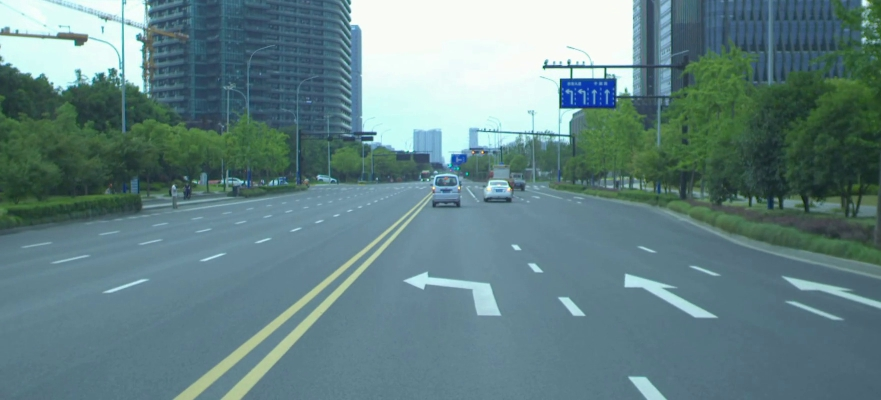
#> input picture Dataset/2018-07-09-16-11-56_2018-07-09-16-11-56-702-left.jpg, 881 x 400 px
$ jupyter execute --allow-errors 'Final-Project copy.ipynb'   (text cells are left out)
#> lines starting #> are read from the running program, lines starting #| are printed output that depends on the picture; pictures that were not available may be replaced by others from this repository, and a replacement may not be noted
[cell 1]
import os
import math
import matplotlib.pyplot as plt
import numpy as np
import cv2
from tqdm import tqdm
import sys
import torch
from scipy import ndimage

[cell 2]
# Import images
directory = './Dataset/'
allfiles = os.listdir(directory)

filenames = []

for filename in allfiles:
    if 'left' in filename:
        filenames.append(filename[0:filename.index('left')])

# List of files obtained

# Perform on first image for now

file = filenames[0]

left_image_name = directory + file + 'left.jpg'
right_image_name = directory+ file + 'right.jpg'
disp_image_name = directory+ file + 'disparity.png'


# Read images and convert to RGB
img_l = cv2.imread(left_image_name)
#> img_l is the input picture: shape (400, 881, 3); mean B, G, R 133.5, 131.2, 101
img_r = cv2.imread(right_image_name)
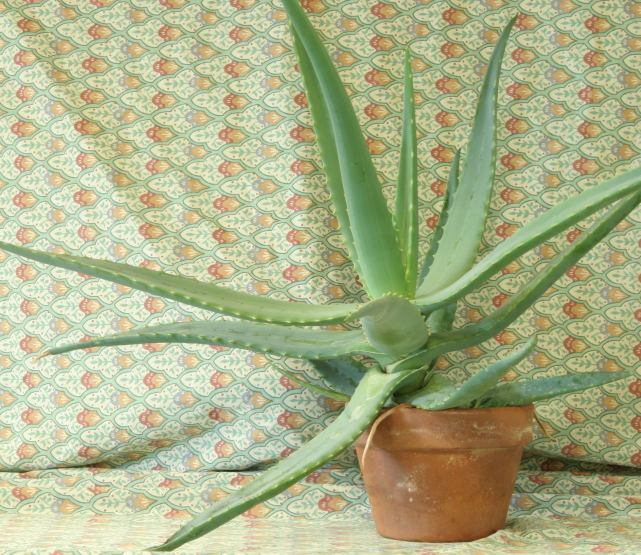
#> input picture Workshop8/aloeL.jpeg, 1282 x 1110 px, given in place of 2018-07-09-16-11-56_2018-07-09-16-11-56-702-right.jpg, which was not available (shown at 1/2 size)
#> img_r is the input picture: shape (1110, 1282, 3); mean B, G, R 136.6, 177.2, 171.2

# Grey images
img_l_grey_full = np.int32(cv2.cvtColor(img_l, cv2.COLOR_BGR2GRAY))
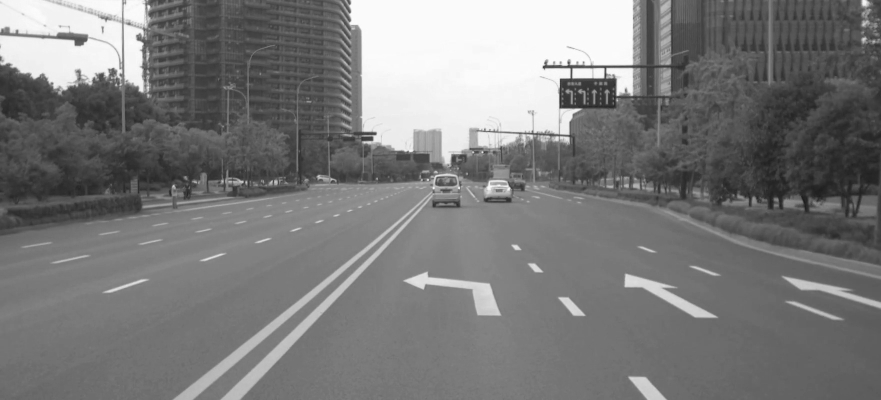
#> img_l_grey_full: shape (400, 881) int32; min 29, max 254, mean 122.5
img_r_grey_full = np.int32(cv2.cvtColor(img_r, cv2.COLOR_BGR2GRAY))
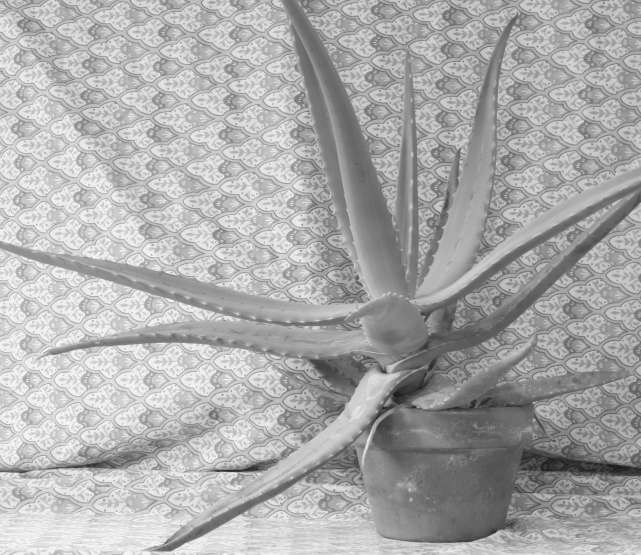
#> img_r_grey_full: shape (1110, 1282) int32 (shown at 1/2 size); min 18, max 253, mean 170.8
img_l_grey = img_l_grey_full
img_r_grey = img_r_grey_full

img_l = img_l[...,::-1]
img_r = img_r[...,::-1]


img_d = cv2.imread(disp_image_name,-1)/256.0
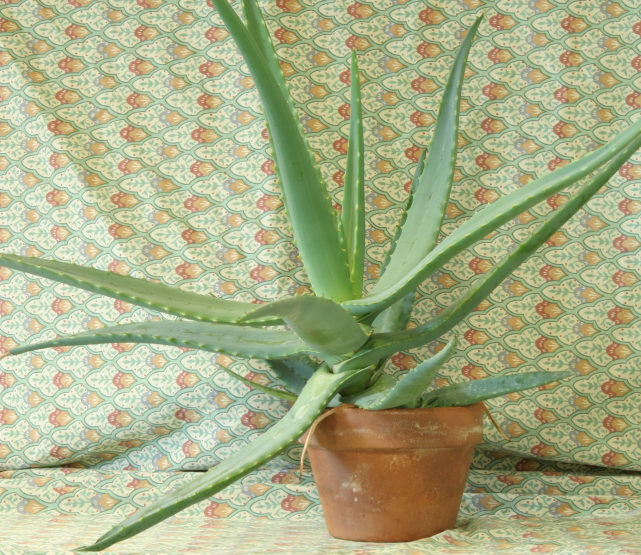
#> input picture Workshop8/aloeR.jpeg, 1282 x 1110 px, given in place of 2018-07-09-16-11-56_2018-07-09-16-11-56-702-disparity.png, which was not available (shown at 1/2 size)
# img_d = np.int32(cv2.cvtColor(img_d, cv2.COLOR_BGR2GRAY))

# print(img_)
plt.imshow(img_d)

# note: can perform downscaling of the images to speed up computation at the cost of quality degradation
scale_percentage = 70

width = int(img_l_grey_full.shape[1] * scale_percentage / 100)
#> width = 616
height = int(img_l_grey_full.shape[0] * scale_percentage / 100)
#> height = 280
dim = (width, height)
#> dim = (616, 280)

img_l_grey = np.int32(cv2.resize(img_l_grey_full.astype('float32'), dim, interpolation = cv2.INTER_AREA))
img_r_grey = np.int32(cv2.resize(img_r_grey_full.astype('float32'), dim, interpolation = cv2.INTER_AREA))
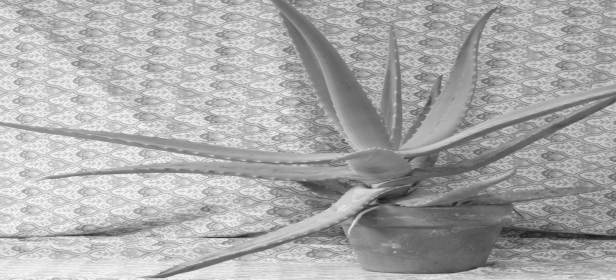
#> img_r_grey: shape (280, 616) int32; min 24, max 247, mean 170.3
img_d = np.float32(cv2.resize(img_d.astype('float32'), dim, interpolation = cv2.INTER_AREA))
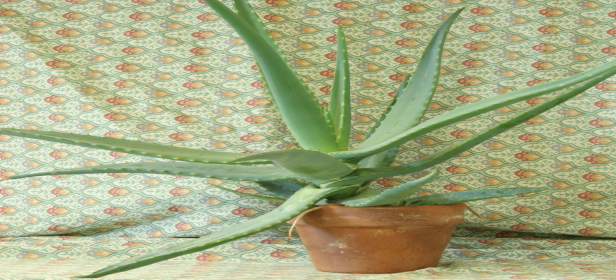
#> img_d: shape (280, 616, 3) float32; mean B, G, R 0.524, 0.68, 0.656


# Plot images
plt.subplots(1,2, figsize=(15,10))
plt.subplot(1,2,1)
plt.imshow(img_l_grey)
plt.title('Left Image')

plt.subplot(1,2,2)
plt.imshow(img_r_grey)
plt.title('Right Image')

plt.show()

[cell 3]
import torch
# print
boundary_size = 2

#> (the rest of this cell did not finish here and is left out)

[cell 4]
from skimage.graph import shortest_path, route_through_array, MCP
# Code adapted from skimage.shortest_path algorithm
def my_shortest_path(arr, reach=1, axis=-1, output_indexlist=False):
    # First: calculate the valid moves from any given position. Basically,
    # always move +1 along the given axis, and then can move anywhere within
    # a grid defined by the reach.
    if axis < 0:
        axis += arr.ndim
    offset_ind_shape = (2 * reach + 1,) * (arr.ndim - 1)
    offset_indices = np.indices(offset_ind_shape) - reach
    offset_indices = np.insert(offset_indices, axis,
                               np.ones(offset_ind_shape), axis=0)
    offset_size = np.multiply.reduce(offset_ind_shape)
    offsets = np.reshape(offset_indices, (arr.ndim, offset_size), order='F').T

    # Valid starting positions are anywhere on the hyperplane defined by
    # position 0 on the given axis. Ending positions are anywhere on the
    # hyperplane at position -1 along the same.
    non_axis_shape = arr.shape[:axis] + arr.shape[axis + 1:]
    non_axis_indices = np.indices(non_axis_shape)
    non_axis_size = np.multiply.reduce(non_axis_shape)
    start_indices = np.insert(non_axis_indices, axis,
                              np.zeros(non_axis_shape), axis=0)
    starts = np.reshape(start_indices, (arr.ndim, non_axis_size), order='F').T
    end_indices = np.insert(non_axis_indices, axis,
                            np.full(non_axis_shape, -1,
                                    dtype=non_axis_indices.dtype), axis=0)
    ends = np.reshape(end_indices, (arr.ndim, non_axis_size), order='F').T

    # Find the minimum-cost path to one of the end-points
    m = MCP(arr, offsets=offsets)

    h,w = arr.shape

    costs, traceback = m.find_costs(starts[0:1], ends[0:1], find_all_ends=True)
    # Figure out which end-point was found
    for end in ends:
        cost = costs[tuple(end)]
        if cost != np.inf:
            break
    traceback = m.traceback(end)

    if not output_indexlist:
        traceback = np.array(traceback)
        traceback = np.concatenate([traceback[:, :axis],
                                    traceback[:, axis + 1:]], axis=1)
        traceback = np.squeeze(traceback)

    return traceback, cost


#> (the rest of this cell did not finish here and is left out)

#> (a cell that did not finish here is left out)

#> (a cell that did not finish here is left out)

[cell 7]
# Optised plotting of the disparity map
h,w = img_l_grey.shape
#> h = 280; w = 616
calc_disp2 = np.zeros((h,w))
boundary_size = 2
neighbourhood_l = 200
neighbourhood_r = 50
step_size = 1
measure = "SSD"
all = []

for row_index in tqdm(range(boundary_size, len(img_l_grey)-boundary_size, step_size)):
    row = img_l_grey[row_index]
    dsi = []
    for col_index_left in range(boundary_size,len(row)-boundary_size, step_size):

        centre_l = [row_index, col_index_left]

        min_l_x = centre_l[1] - boundary_size
        max_l_x = centre_l[1] + boundary_size+1

        min_l_y = centre_l[0] - boundary_size
        max_l_y = centre_l[0] + boundary_size+1

        patch_l = img_l_grey[min_l_y:max_l_y, min_l_x:max_l_x]

        # Take horizontal window to search, ensuring values don't exceed bounds
        min_bound = boundary_size
        max_bound = len(row)-boundary_size

        # Indices of all column centres to check
        col_centres = np.arange(min_bound,max_bound)

        # Generate arrays for each column centre in steps of 1 using the boundary size, each having 2*boundary_size elements
        col_linspace = np.int32(np.transpose(np.linspace(col_centres-boundary_size, col_centres+boundary_size, 2*boundary_size+1)))

        # Generate right patch using the constant rows in loop iteration and column arrays, transpose to get correct shape

        patch_r = np.transpose(img_r_grey[min_l_y:max_l_y, col_linspace], (1,0,2))


        # Choose distance measure to generate disparity map
        if measure == "NCC":
            norm_corr = np.sum(patch_l*patch_r, axis=(1,2))/(np.linalg.norm(patch_l)*np.linalg.norm(patch_r, axis=(1,2)))
            dsi.append(norm_corr)
            min_col_index = np.argmax(norm_corr) + min_bound - 1

        elif measure == "SSD":
            error = np.sum((patch_l-patch_r)**2, axis=(1,2))
            dsi.append(error)
            min_col_indexx = np.argmin(error) + min_bound - 1
    arr = np.transpose(np.array(dsi))
    all.append(dsi)
    if measure == "NCC":
        arr = np.array([[ 0.001 if i > j or i+150 < j else arr[i,j] for j in range(len(arr))] for i in range(len(arr))])
        arr = 1/(arr)

    elif measure == "SSD":
        arr = np.array([[ np.inf if i > j else arr[i,j] for j in range(len(arr))] for i in range(len(arr))])

    p, cost = my_shortest_path(arr, reach=4)
    p1 = np.arange(0,len(arr))
    points = np.array([[p[i], p1[i]] for i in range(len(p))])
    disp = abs(np.subtract(points[:,1], points[:,0]))
    calc_disp2[row_index][min_bound:max_bound] = disp


plt.imshow(calc_disp2, cmap='jet', vmin=0, vmax=255)
